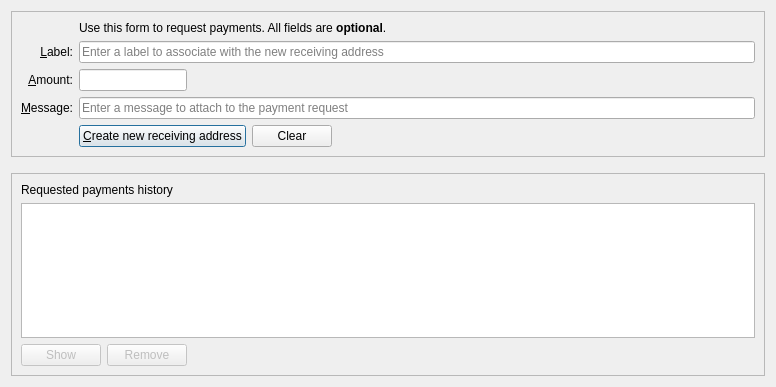
<?xml version="1.0" encoding="UTF-8"?>
<ui version="4.0">
 <class>ReceiveCoinsDialog</class>
 <widget class="QDialog" name="ReceiveCoinsDialog">
  <property name="geometry">
   <rect>
    <x>0</x>
    <y>0</y>
    <width>776</width>
    <height>387</height>
   </rect>
  </property>
  <layout class="QVBoxLayout" name="verticalLayout" stretch="0,0,1">
   <item>
    <widget class="QFrame" name="frame2">
     <property name="sizePolicy">
      <sizepolicy hsizetype="Preferred" vsizetype="Expanding">
       <horstretch>0</horstretch>
       <verstretch>0</verstretch>
      </sizepolicy>
     </property>
     <property name="frameShape">
      <enum>QFrame::StyledPanel</enum>
     </property>
     <property name="frameShadow">
      <enum>QFrame::Sunken</enum>
     </property>
     <layout class="QVBoxLayout" name="verticalLayout_3">
      <item>
       <layout class="QGridLayout" name="gridLayout">
        <item row="6" column="0">
         <widget class="QLabel" name="label_3">
          <property name="toolTip">
           <string>An optional message to attach to the payment request, which will be displayed when the request is opened. Note: The message will not be sent with the payment over the Syspop network.</string>
          </property>
          <property name="text">
           <string>&amp;Message:</string>
          </property>
          <property name="alignment">
           <set>Qt::AlignRight|Qt::AlignTrailing|Qt::AlignVCenter</set>
          </property>
          <property name="buddy">
           <cstring>reqMessage</cstring>
          </property>
         </widget>
        </item>
        <item row="4" column="2">
         <widget class="QLineEdit" name="reqLabel">
          <property name="toolTip">
           <string>An optional label to associate with the new receiving address (used by you to identify an invoice).  It is also attached to the payment request.</string>
          </property>
          <property name="placeholderText">
           <string>Enter a label to associate with the new receiving address</string>
          </property>
         </widget>
        </item>
        <item row="6" column="2">
         <widget class="QLineEdit" name="reqMessage">
          <property name="toolTip">
           <string>An optional message to attach to the payment request, which will be displayed when the request is opened.&lt;br&gt;Note: The message will not be sent with the payment over the Syspop network.</string>
          </property>
          <property name="placeholderText">
           <string>Enter a message to attach to the payment request</string>
          </property>
         </widget>
        </item>
        <item row="2" column="2">
         <widget class="QLabel" name="label_5">
          <property name="text">
           <string>Use this form to request payments. All fields are &lt;b&gt;optional&lt;/b&gt;.</string>
          </property>
         </widget>
        </item>
        <item row="4" column="0">
         <widget class="QLabel" name="label_2">
          <property name="toolTip">
           <string>An optional label to associate with the new receiving address.</string>
          </property>
          <property name="text">
           <string>&amp;Label:</string>
          </property>
          <property name="alignment">
           <set>Qt::AlignRight|Qt::AlignTrailing|Qt::AlignVCenter</set>
          </property>
          <property name="buddy">
           <cstring>reqLabel</cstring>
          </property>
         </widget>
        </item>
        <item row="5" column="0">
         <widget class="QLabel" name="label">
          <property name="toolTip">
           <string>An optional amount to request. Leave this empty or zero to not request a specific amount.</string>
          </property>
          <property name="text">
           <string>&amp;Amount:</string>
          </property>
          <property name="alignment">
           <set>Qt::AlignRight|Qt::AlignTrailing|Qt::AlignVCenter</set>
          </property>
          <property name="buddy">
           <cstring>reqAmount</cstring>
          </property>
         </widget>
        </item>
        <item row="7" column="2">
         <layout class="QHBoxLayout" name="horizontalLayout">
          <item>
           <widget class="QPushButton" name="receiveButton">
            <property name="minimumSize">
             <size>
              <width>150</width>
              <height>0</height>
             </size>
            </property>
            <property name="text">
             <string>&amp;Create new receiving address</string>
            </property>
            <property name="autoDefault">
             <bool>false</bool>
            </property>
            <property name="default">
             <bool>true</bool>
            </property>
           </widget>
          </item>
          <item>
           <widget class="QPushButton" name="clearButton">
            <property name="sizePolicy">
             <sizepolicy hsizetype="Minimum" vsizetype="Fixed">
              <horstretch>0</horstretch>
              <verstretch>0</verstretch>
             </sizepolicy>
            </property>
            <property name="toolTip">
             <string>Clear all fields of the form.</string>
            </property>
            <property name="text">
             <string>Clear</string>
            </property>
            <property name="autoDefault">
             <bool>false</bool>
            </property>
           </widget>
          </item>
          <item>
           <spacer name="horizontalSpacer">
            <property name="orientation">
             <enum>Qt::Horizontal</enum>
            </property>
            <property name="sizeHint" stdset="0">
             <size>
              <width>40</width>
              <height>20</height>
             </size>
            </property>
           </spacer>
          </item>
         </layout>
        </item>
        <item row="7" column="0">
         <widget class="QLabel" name="label_7">
          <property name="text">
           <string/>
          </property>
         </widget>
        </item>
        <item row="5" column="2">
         <layout class="QHBoxLayout" name="horizontalLayout_4" stretch="0,1">
          <property name="spacing">
           <number>0</number>
          </property>
          <property name="topMargin">
           <number>0</number>
          </property>
          <item>
           <widget class="BitcoinAmountField" name="reqAmount">
            <property name="toolTip">
             <string>An optional amount to request. Leave this empty or zero to not request a specific amount.</string>
            </property>
           </widget>
          </item>
          <item>
           <spacer name="horizontalSpacer_3">
            <property name="orientation">
             <enum>Qt::Horizontal</enum>
            </property>
            <property name="sizeHint" stdset="0">
             <size>
              <width>40</width>
              <height>20</height>
             </size>
            </property>
           </spacer>
          </item>
         </layout>
        </item>
       </layout>
      </item>
     </layout>
    </widget>
   </item>
   <item>
    <spacer name="verticalSpacer_2">
     <property name="orientation">
      <enum>Qt::Vertical</enum>
     </property>
     <property name="sizeHint" stdset="0">
      <size>
       <width>20</width>
       <height>10</height>
      </size>
     </property>
    </spacer>
   </item>
   <item>
    <widget class="QFrame" name="frame">
     <property name="sizePolicy">
      <sizepolicy hsizetype="Preferred" vsizetype="Expanding">
       <horstretch>0</horstretch>
       <verstretch>0</verstretch>
      </sizepolicy>
     </property>
     <property name="frameShape">
      <enum>QFrame::StyledPanel</enum>
     </property>
     <property name="frameShadow">
      <enum>QFrame::Raised</enum>
     </property>
     <layout class="QVBoxLayout" name="verticalLayout_2">
      <item>
       <widget class="QLabel" name="label_6">
        <property name="text">
         <string>Requested payments history</string>
        </property>
       </widget>
      </item>
      <item>
       <widget class="QTableView" name="recentRequestsView">
        <property name="contextMenuPolicy">
         <enum>Qt::CustomContextMenu</enum>
        </property>
        <property name="tabKeyNavigation">
         <bool>false</bool>
        </property>
        <property name="sortingEnabled">
         <bool>true</bool>
        </property>
       </widget>
      </item>
      <item>
       <layout class="QHBoxLayout" name="horizontalLayout_2">
        <item>
         <widget class="QPushButton" name="showRequestButton">
          <property name="enabled">
           <bool>false</bool>
          </property>
          <property name="toolTip">
           <string>Show the selected request (does the same as double clicking an entry)</string>
          </property>
          <property name="text">
           <string>Show</string>
          </property>
          <property name="autoDefault">
           <bool>false</bool>
          </property>
         </widget>
        </item>
        <item>
         <widget class="QPushButton" name="removeRequestButton">
          <property name="enabled">
           <bool>false</bool>
          </property>
          <property name="toolTip">
           <string>Remove the selected entries from the list</string>
          </property>
          <property name="text">
           <string>Remove</string>
          </property>
          <property name="autoDefault">
           <bool>false</bool>
          </property>
         </widget>
        </item>
        <item>
         <spacer name="horizontalSpacer_2">
          <property name="orientation">
           <enum>Qt::Horizontal</enum>
          </property>
          <property name="sizeHint" stdset="0">
           <size>
            <width>40</width>
            <height>20</height>
           </size>
          </property>
         </spacer>
        </item>
       </layout>
      </item>
     </layout>
    </widget>
   </item>
  </layout>
 </widget>
 <customwidgets>
  <customwidget>
   <class>BitcoinAmountField</class>
   <extends>QLineEdit</extends>
   <header>qt/bitcoinamountfield.h</header>
   <container>1</container>
  </customwidget>
 </customwidgets>
 <tabstops>
  <tabstop>reqLabel</tabstop>
  <tabstop>reqAmount</tabstop>
  <tabstop>reqMessage</tabstop>
  <tabstop>receiveButton</tabstop>
  <tabstop>clearButton</tabstop>
  <tabstop>recentRequestsView</tabstop>
  <tabstop>showRequestButton</tabstop>
  <tabstop>removeRequestButton</tabstop>
 </tabstops>
 <resources/>
 <connections/>
</ui>
